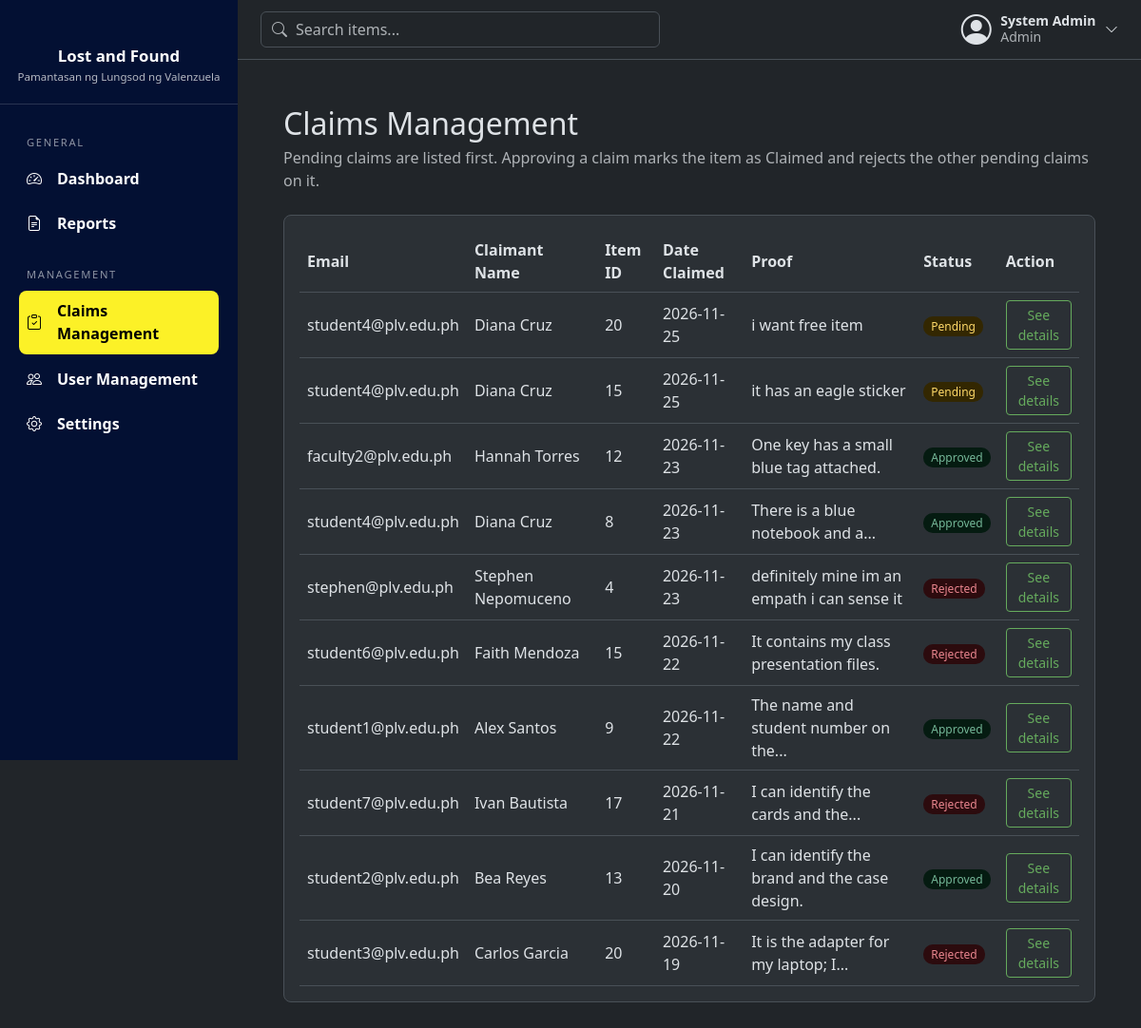
Page /admin/claims (signed in) on the committed database.
### tables this page shows
CREATE TABLE users (
            id INTEGER PRIMARY KEY AUTOINCREMENT,
            full_name TEXT NOT NULL,
            email TEXT NOT NULL UNIQUE,
            password TEXT NOT NULL,
            role TEXT NOT NULL DEFAULT 'Student'
                CHECK(role IN ('Student', 'Faculty', 'Admin'))
        , is_active INTEGER NOT NULL DEFAULT 1);

CREATE TABLE claims (
            claim_id INTEGER PRIMARY KEY AUTOINCREMENT,
            item_id INTEGER NOT NULL,
            user_id INTEGER NOT NULL,
            proof_description TEXT NOT NULL,
            claim_date DATE NOT NULL DEFAULT CURRENT_DATE,
            claim_status TEXT NOT NULL DEFAULT 'Pending'
                CHECK(claim_status IN ('Pending', 'Approved', 'Rejected')), admin_note TEXT,

            FOREIGN KEY (item_id) REFERENCES items (item_id),
            FOREIGN KEY (user_id) REFERENCES users (id)
        );

### routes/admin_routes.py (the view)
@bp.route("/claims")
@admin_required
def claims():
    return render_template("admin/claims.html", all_claims=claim_model.all_with_details())

### database/connection.py (called while the page is built)
def get_db():
    if "db" not in g:
        g.db = sqlite3.connect(current_app.config["DATABASE"])
        g.db.row_factory = sqlite3.Row
        g.db.execute("PRAGMA foreign_keys = ON")
    return g.db

### models/claim_model.py (called while the page is built)
def all_with_details():
    return get_db().execute(
        "SELECT claims.claim_id, claims.item_id, claims.user_id AS claimant_id, "
        "claims.proof_description, claims.claim_date, claims.claim_status, claims.admin_note, "
        "claimant.full_name AS claimant, claimant.email AS claimant_email, "
        "items.name AS item_name, items.category, items.location, items.description, "
        "items.item_status, items.status AS item_state, items.date_reported, "
        "finder.full_name AS finder, finder.email AS finder_email "
        "FROM claims "
        "JOIN items ON claims.item_id = items.item_id "
        "JOIN users AS claimant ON claims.user_id = claimant.id "
        "JOIN users AS finder ON items.user_id = finder.id "
        "ORDER BY (claims.claim_status = 'Pending') DESC, "
        "claims.claim_date DESC, claims.claim_id DESC"
    ).fetchall()

### models/user_model.py (called while the page is built)
def get_by_id(user_id):
    return get_db().execute("SELECT * FROM users WHERE id = ?", (user_id,)).fetchone()

### routes/utils.py (called while the page is built)
def login_required(view):
    @wraps(view)
    def wrapped(*args, **kwargs):
        if "user_id" not in session:
            flash("Please log in first.", "warning")
            return redirect(url_for("auth.login"))
        user = user_model.get_by_id(session["user_id"])
        if user is None or not user["is_active"]:
            session.clear()
            flash("Your account is no longer active. Please contact an administrator.", "warning")
            return redirect(url_for("auth.login"))
        return view(*args, **kwargs)
    return wrapped

def admin_required(view):
    @wraps(view)
    def wrapped(*args, **kwargs):
        if session.get("role") != "Admin":
            abort(403)
        return view(*args, **kwargs)
    return login_required(wrapped)

### templates/admin/claims.html (shortened to what this page needs)
{% extends "base.html" %}
{% block content %}
<h2 class="mb-1">Claims Management</h2>
<p class="text-body-secondary mb-4">
    Pending claims are listed first. Approving a claim marks the item as Claimed and rejects the other pending claims on it.
</p>
<div class="dash-section">
    {% if all_claims %}
    <table>
        <tr>
            <th>Email</th>
            <th>Claimant Name</th>
            <th>Item ID</th>
            <th>Date Claimed</th>
            <th>Proof</th>
            <th>Status</th>
            <th>Action</th>
        </tr>
        {% for claim in all_claims %}
        <tr>
            <td>{{ claim["claimant_email"] }}</td>
            <td>{{ claim["claimant"] }}</td>
            <td>{{ claim["item_id"] }}</td>
            <td>{{ claim["claim_date"] }}</td>
            <td>{{ claim["proof_description"]|truncate(40) }}</td>
            <td><span class="dash-badge {{ claim['claim_status'] }}">{{ claim["claim_status"] }}</span></td>
            <td>
                <button type="button" class="btn btn-sm btn-outline-primary" data-bs-toggle="collapse"
                        data-bs-target="#details-{{ claim['claim_id'] }}" aria-expanded="false">See details</button>
            </td>
        </tr>
        {% endfor %}
    </table>
    {% else %}
    <p class="dash-empty mb-0">No claims have been made yet.</p>
    {% endif %}
</div>
{% endblock %}

### templates/base.html (shortened to what this page needs)
<!doctype html>
<html lang="en" data-bs-theme="dark">
<head>
  <link href="https://cdn.jsdelivr.net/npm/bootstrap@5.3.3/dist/css/bootstrap.min.css" rel="stylesheet">
  <link href="https://cdn.jsdelivr.net/npm/bootstrap-icons@1.11.3/font/bootstrap-icons.min.css" rel="stylesheet">
  <link href="{{ url_for('static', filename='css/style.css') }}" rel="stylesheet">
</head>
<body>
{% block body %}
<div class="app-shell d-flex">
    <aside class="sidebar offcanvas-md offcanvas-start" id="sidebar" tabindex="-1">
    <div class="sidebar-brand">
      <div class="sidebar-title">Lost and Found</div>
      <div class="sidebar-subtitle">Pamantasan ng Lungsod ng Valenzuela</div>
    </div>
    <nav class="sidebar-nav">
      {% if session.role == 'Admin' %}
        {% include "partials/sidebar_admin.html" %}
      {% else %}
        {% include "partials/sidebar_user.html" %}
      {% endif %}
    </nav>
  </aside>
  <div class="main-col flex-grow-1">
    <header class="topbar d-flex align-items-center justify-content-between gap-3">
      <form class="topbar-search" action="{{ url_for('shared.reports') }}" method="get" role="search">
        <input class="form-control" type="search" name="q" maxlength="100" placeholder="Search items..."
               value="{{ request.args.get('q', '') if request.endpoint == 'shared.reports' }}">
      </form>
      <div class="dropdown">
        <button class="user-menu-btn" type="button" data-bs-toggle="dropdown" aria-expanded="false">
          <i class="bi bi-person-circle fs-2"></i>
          <span class="d-none d-sm-block">
            <span class="d-block fw-semibold small">{{ session.full_name }}</span>
            <span class="d-block small text-body-secondary">{{ session.role }}</span>
          </span>
          <i class="bi bi-chevron-down small"></i>
        </button>
      </div>
    </header>
    <main class="p-3 p-md-5">
      {% block content %}{% endblock %}
    </main>
  </div>
</div>
{% endblock %}
</body>
</html>

### static/css/style.css (style rules this page uses)
.app-shell { min-height: 100vh; }
.app-shell > .main-col { min-width: 0; }
.btn-outline-primary { --bs-btn-color: #66AB5D; --bs-btn-border-color: #66AB5D; --bs-btn-hover-color: #fff; --bs-btn-hover-bg: #66AB5D; --bs-btn-hover-border-color: #66AB5D; --bs-btn-active-color: #fff; --bs-btn-active-bg: #66AB5D; --bs-btn-active-border-color: #66AB5D; --bs-btn-focus-shadow-rgb: 102, 171, 93; }
.sidebar { --bs-offcanvas-width: 250px; width: 250px; min-width: 250px; color: #fff; overflow-y: auto; }
.sidebar { background: #031033 !important; }
@media (min-width: 768px) { .sidebar { position: sticky; top: 0; height: 100vh; align-self: flex-start; } }
.sidebar-brand { padding: 2rem 1rem 1.25rem; text-align: center; border-bottom: 1px solid rgba(255, 255, 255, 0.15); }
.sidebar-title { margin-top: 0.9rem; font-size: 1.05rem; font-weight: 600; }
.sidebar-subtitle { font-size: 0.72rem; color: rgba(255, 255, 255, 0.7); }
.sidebar-nav { padding: 0.5rem 1.25rem 1.5rem; }
.topbar { position: sticky; top: 0; z-index: 1020; padding: 0.75rem 1.5rem; background: var(--bs-body-bg); border-bottom: 1px solid var(--bs-border-color); }
.topbar-search { position: relative; flex: 1; max-width: 420px; }
.topbar-search input { padding-left: 2.25rem; }
.user-menu-btn { display: flex; align-items: center; gap: 0.6rem; padding: 0; border: 0; background: none; color: var(--bs-body-color); text-align: left; line-height: 1.2; }
.dash-section { padding: 16px; margin-bottom: 24px; overflow-x: auto; border-radius: 8px; background: var(--bs-tertiary-bg); border: 1px solid var(--bs-border-color); }
.dash-section table { width: 100%; border-collapse: collapse; }
.dash-section th, .dash-section td { text-align: left; padding: 8px; border-bottom: 1px solid var(--bs-border-color); }
.dash-badge { padding: 2px 8px; border-radius: 10px; font-size: 12px; background: var(--bs-secondary-bg); color: var(--bs-body-color); }
.dash-badge.Lost, .dash-badge.Rejected { background: var(--bs-danger-bg-subtle); color: var(--bs-danger-text-emphasis); }
.dash-badge.Found, .dash-badge.Approved { background: var(--bs-success-bg-subtle); color: var(--bs-success-text-emphasis); }
.dash-badge.Pending { background: var(--bs-warning-bg-subtle); color: var(--bs-warning-text-emphasis); }

### rows in the picture
users: full_name "System Admin", role "Admin"
claims: claimant_email "student4@plv.edu.ph", claimant "Diana Cruz", item_id "20", claim_date "2026-11-25", proof_description "i want free item", claim_status "Pending"
claims: claimant_email "student4@plv.edu.ph", claimant "Diana Cruz", item_id "15", claim_date "2026-11-25", proof_description "it has an eagle sticker", claim_status "Pending"
claims: claimant_email "faculty2@plv.edu.ph", claimant "Hannah Torres", item_id "12", claim_date "2026-11-23", proof_description "One key has a small blue tag attached.", claim_status "Approved"
claims: claimant_email "student4@plv.edu.ph", claimant "Diana Cruz", item_id "8", claim_date "2026-11-23", proof_description "There is a blue notebook and a...", claim_status "Approved"
claims: claimant_email "stephen@plv.edu.ph", claimant "Stephen Nepomuceno", item_id "4", claim_date "2026-11-23", proof_description "definitely mine im an empath i can sense it", claim_status "Rejected"
claims: claimant_email "student6@plv.edu.ph", claimant "Faith Mendoza", item_id "15", claim_date "2026-11-22", proof_description "It contains my class presentation files.", claim_status "Rejected"
claims: claimant_email "student1@plv.edu.ph", claimant "Alex Santos", item_id "9", claim_date "2026-11-22", proof_description "The name and student number on the...", claim_status "Approved"
claims: claimant_email "student7@plv.edu.ph", claimant "Ivan Bautista", item_id "17", claim_date "2026-11-21", proof_description "I can identify the cards and the...", claim_status "Rejected"
claims: claimant_email "student2@plv.edu.ph", claimant "Bea Reyes", item_id "13", claim_date "2026-11-20", proof_description "I can identify the brand and the case design.", claim_status "Approved"
claims: claimant_email "student3@plv.edu.ph", claimant "Carlos Garcia", item_id "20", claim_date "2026-11-19", proof_description "It is the adapter for my laptop; I...", claim_status "Rejected"
